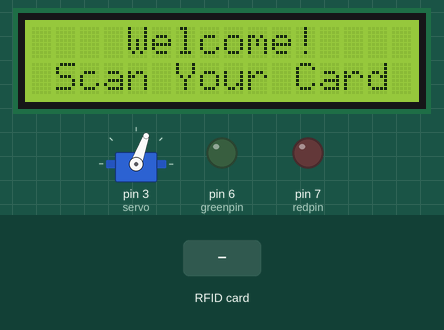
Bench run of a sketch on a simulated Arduino Uno, built with avr-gcc and run on an emulated ATmega328P. On the bench: servo, 16×2 character LCD, output pins drawn as LEDs (lit = HIGH). Inputs (shaded band) come from the test bench. Pins used as bus, display or sensor lines are not drawn; what the sketch prints to the serial monitor is not drawn.

Above: at 1.3 s.
1.4 s: RFID card 5E 7A 19 C4 held to the reader
At 2.6 s:
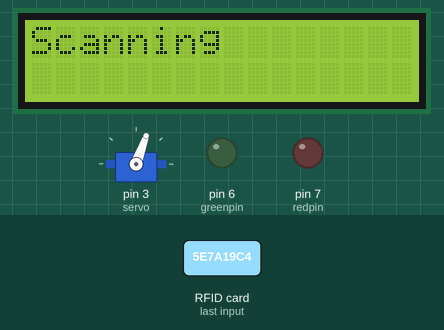
4.3 s: RFID card 5E 7A 19 C4 held to the reader
7.3 s: RFID card 5E 7A 19 C4 held to the reader
Timing chart, 0 to 10.3 s (numbered marks = the images above; inputs shaded):
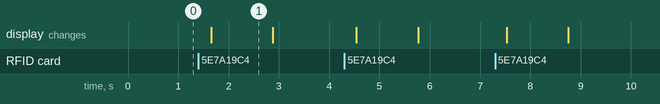

The sketch:

door.ino
```cpp
#include <Servo.h>
#include <LiquidCrystal_I2C.h>
#include <Wire.h>
#include <SPI.h>
#include <MFRC522.h>
#define SS_PIN 10
#define RST_PIN 9
#define redpin 7
#define greenpin 6


char command;
Servo servo;
LiquidCrystal_I2C lcd(0x27, 16, 2);
MFRC522 rfid(SS_PIN, RST_PIN);


void setup() {
  pinMode(redpin, OUTPUT);
  pinMode(greenpin, OUTPUT);
  digitalWrite(redpin, LOW);
  digitalWrite(greenpin, LOW);
  Serial.begin(9600);
  servo.attach(3);
  servo.write(70);
  lcd.init();
  lcd.clear();
  lcd.backlight();
  SPI.begin();
  rfid.PCD_Init();

}

void loop() {
  lcd.clear();
  lcd.setCursor(4, 0);
  lcd.print("Welcome!");
  lcd.setCursor(1, 1);
  lcd.print("Scan Your Card");

  if ( ! rfid.PICC_IsNewCardPresent())
    return;
     delay(100);

  if ( ! rfid.PICC_ReadCardSerial())
    return;
     delay(100);

  lcd.clear();
  lcd.setCursor(0, 0);
  lcd.print("Scanning");
  Serial.println("");

    // Clear the serial buffer
  while (Serial.available()) {
    Serial.read();
  }

  String ID = "";

  for (byte i = 0; i < rfid.uid.size; i++) {
    Serial.print(rfid.uid.uidByte[i] < 0x10 ? " 0" : " ");
    Serial.print(rfid.uid.uidByte[i], HEX);
    ID.concat(String(rfid.uid.uidByte[i] < 0x10 ? " 0" : " "));
    ID.concat(String(rfid.uid.uidByte[i], HEX));
    delay(300);
  }

  ID.toUpperCase();

 if (Serial.available() > 0) {
    command = Serial.read(); // Read the incoming command

      if (command == 'o') {
      servo.write(160); // Open the door

      lcd.clear();

      digitalWrite(greenpin, HIGH);
      lcd.setCursor(1, 1);
      lcd.print("Accesss Granted");
      delay(3000);
      digitalWrite(greenpin, LOW);
      servo.write(70);
    }

    if (command == 'c') {
    servo.write(70);
    lcd.clear();

    digitalWrite(redpin, HIGH);
    lcd.setCursor(0, 0);
    lcd.print("Accesss Denied");
    delay(3000);
    digitalWrite(redpin, LOW);
    }

    command = ' ';
 }

}
```

Measured:
- after the input at 1.4 s, the display: changes after 0.26 s (image 1)
- what the display in image 1 shows lasts 1.2 s, from 1.7 s to 2.9 s
